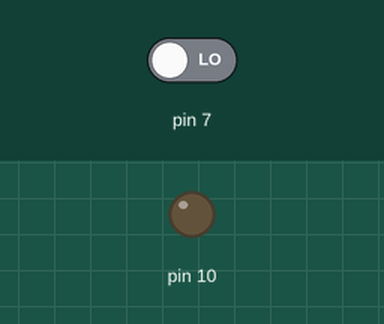
Simulated run of this sketch. Board: Arduino Uno, built with avr-gcc and run on an emulated ATmega328P. On the bench: output pins drawn as LEDs (lit = HIGH). The test bench sets the inputs (shaded band); at power-on: pin 7 LOW.

Above: at 1.2 s.
1.3 s: pin 7 driven HIGH
At 2.5 s:
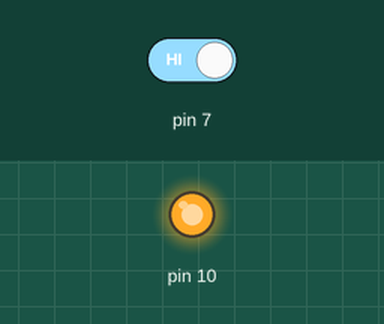
2.8 s: pin 7 driven LOW
At 3.9 s:
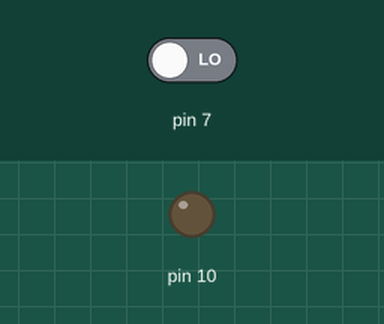
Timing chart, 0 to 5.8 s (numbered marks = the images above; inputs shaded):
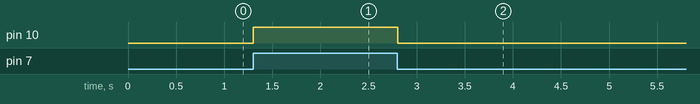

The sketch:

button_control_leds.ino
```cpp
void setup()
{
  pinMode(7, INPUT);
  pinMode(10, OUTPUT);
}

void loop()
{
  if (digitalRead(7) >= 1) {
    digitalWrite(10, HIGH);
  } else {
    digitalWrite(10, LOW);
  }
  delay(10); // Delay a little bit to improve simulation performance
}
```

Measured:
- after the input at 1.3 s, pin 10: LOW → HIGH at once
- after the input at 2.8 s, pin 10: HIGH → LOW at once
